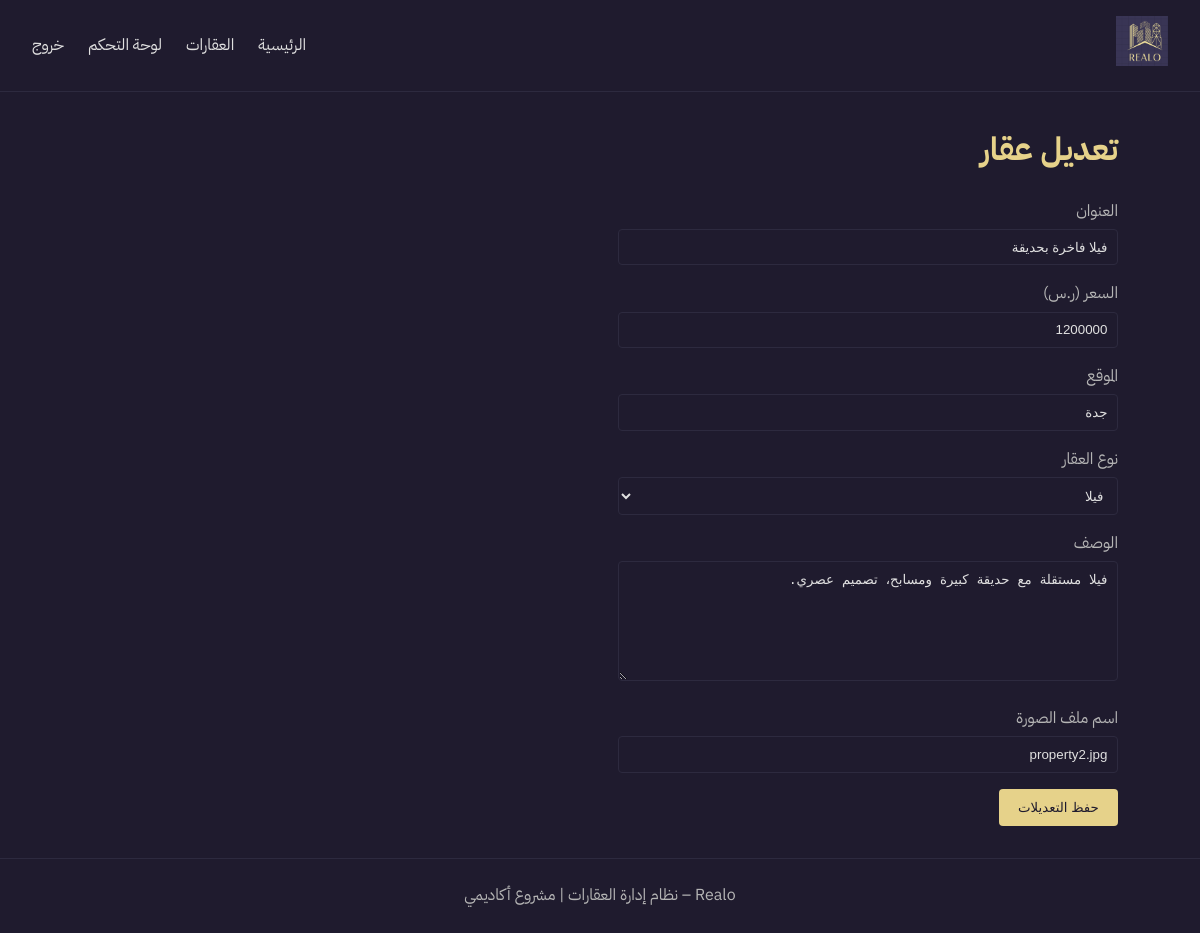
Page /admin/edit_property.php?id=2 (signed in) on the committed database.
### tables this page shows
CREATE TABLE properties (
    id INT AUTO_INCREMENT PRIMARY KEY,
    title VARCHAR(200) NOT NULL,
    price INT NOT NULL,
    location VARCHAR(150) NOT NULL,
    type VARCHAR(50) NOT NULL,
    description TEXT,
    image VARCHAR(255)
);

### admin/edit_property.php (the view, shortened to what this page needs)
<?php
require_once '../config.php';
$id = isset($_GET['id']) ? (int)$_GET['id'] : 0;
$result = mysqli_query($conn, "SELECT * FROM properties WHERE id = $id");
$prop = mysqli_fetch_assoc($result);
?>
<?php include '../includes/header.php'; ?>
<div class="container dashboard">
    <h1>تعديل عقار</h1>
    <form method="post" style="max-width: 500px;">
        <div class="form-group">
            <label>العنوان</label>
            <input type="text" name="title" value="<?php echo htmlspecialchars($prop['title']); ?>" required>
        </div>
        <div class="form-group">
            <label>السعر (ر.س)</label>
            <input type="number" name="price" value="<?php echo $prop['price']; ?>" required min="1">
        </div>
        <div class="form-group">
            <label>الموقع</label>
            <input type="text" name="location" value="<?php echo htmlspecialchars($prop['location']); ?>" required>
        </div>
        <div class="form-group">
            <label>نوع العقار</label>
            <select name="type" required>
                <option value="فيلا" <?php echo $prop['type'] == 'فيلا' ? 'selected' : ''; ?>>فيلا</option>
            </select>
        </div>
        <div class="form-group">
            <label>الوصف</label>
            <textarea name="description"><?php echo htmlspecialchars($prop['description'] ?? ''); ?></textarea>
        </div>
        <div class="form-group">
            <label>اسم ملف الصورة</label>
            <input type="text" name="image" value="<?php echo htmlspecialchars($prop['image'] ?? ''); ?>">
        </div>
        <button type="submit">حفظ التعديلات</button>
    </form>
</div>
<?php include '../includes/footer.php'; ?>

### css/style.css (style rules this page uses)
* { margin: 0; padding: 0; box-sizing: border-box; }
body { font-family: 'IBM Plex Sans Arabic', 'Segoe UI', sans-serif; background-color: #1f1b2e; color: #e0e0e0; line-height: 1.6; min-height: 100vh; }
.container { max-width: 1100px; margin: 0 auto; padding: 2rem; }
.dashboard { padding: 2rem; }
.dashboard h1 { color: #e6d28a; margin-bottom: 1.5rem; }
.form-group { margin-bottom: 1rem; }
.form-group label { display: block; margin-bottom: 0.3rem; color: #b5b5b5; }
.form-group input, .form-group select, .form-group textarea { width: 100%; padding: 0.6rem; background-color: #1f1b2e; border: 1px solid #2d2a3f; color: #e0e0e0; border-radius: 4px; }
.form-group textarea { min-height: 120px; }
form button { padding: 0.7rem 1.2rem; background-color: #e6d28a; color: #1f1b2e; border: none; border-radius: 4px; cursor: pointer; }

### rows in the picture
properties: title "فيلا فاخرة بحديقة", price "1200000", location "جدة", type "فيلا", description "فيلا مستقلة مع حديقة كبيرة ومسابح، تصميم عصري.", image "property2.jpg"
